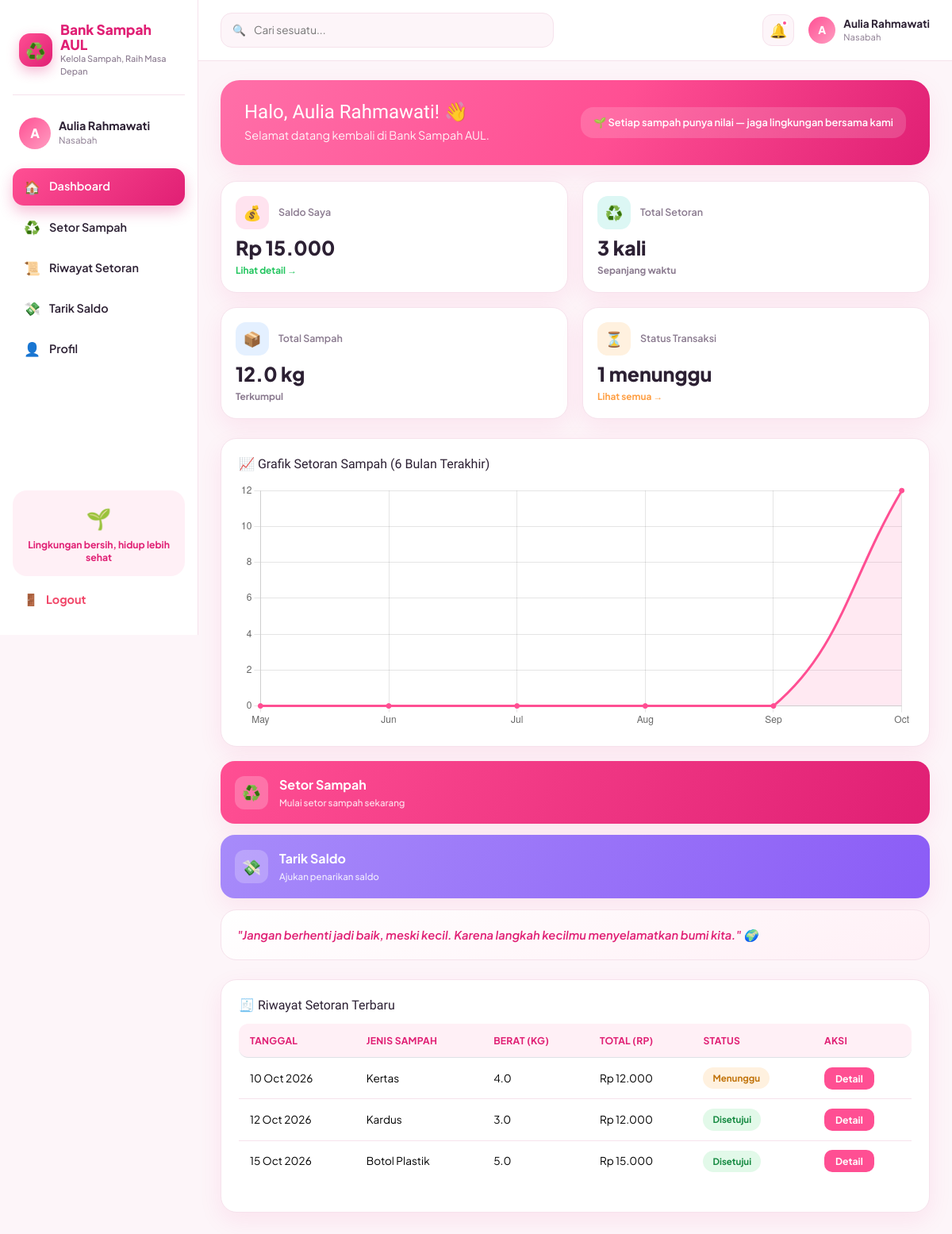
Screenshot of /nasabah/index.php (signed in) with the database file from the repository.
### tables this page shows
CREATE TABLE user (
    id_user INT AUTO_INCREMENT PRIMARY KEY,
    nama VARCHAR(100) NOT NULL,
    username VARCHAR(50) NOT NULL UNIQUE,
    password VARCHAR(255) NOT NULL,
    role ENUM('admin','nasabah','user','pengepul') NOT NULL DEFAULT 'user',
    saldo DECIMAL(12,2) NOT NULL DEFAULT 0
);

CREATE TABLE transaksi (
    id_transaksi INT AUTO_INCREMENT PRIMARY KEY,
    id_user INT NOT NULL,
    id_sampah INT NOT NULL,
    id_pengepul INT NULL,
    tipe ENUM('setor','jual','tarik') NOT NULL DEFAULT 'setor',
    berat_kg DECIMAL(10,2) NOT NULL DEFAULT 0,
    total_rp DECIMAL(12,2) NOT NULL DEFAULT 0,
    status ENUM('menunggu','disetujui','ditolak') NOT NULL DEFAULT 'menunggu',
    tanggal DATE NOT NULL,
    CONSTRAINT fk_transaksi_user FOREIGN KEY (id_user) REFERENCES user(id_user) ON UPDATE CASCADE ON DELETE RESTRICT,
    CONSTRAINT fk_transaksi_sampah FOREIGN KEY (id_sampah) REFERENCES sampah(id_sampah) ON UPDATE CASCADE ON DELETE RESTRICT,
    CONSTRAINT fk_transaksi_pengepul FOREIGN KEY (id_pengepul) REFERENCES pengepul(id_pengepul) ON UPDATE CASCADE ON DELETE SET NULL
);

CREATE TABLE sampah (
    id_sampah INT AUTO_INCREMENT PRIMARY KEY,
    jenis_sampah VARCHAR(100) NOT NULL,
    harga_per_kg DECIMAL(12,2) NOT NULL DEFAULT 0,
    stok_kg DECIMAL(10,2) NOT NULL DEFAULT 0
);

### auth.php (called while the page is built, shortened)
<?php
function rupiah($angka) {
    return "Rp " . number_format((float)$angka, 0, ',', '.');
}
?>

### nasabah/index.php (the view, shortened to what this page needs)
<?php
require "../auth.php";
require "../config.php";
$uid = (int)$_SESSION['id_user'];
$saldo = mysqli_fetch_assoc(mysqli_query($koneksi, "SELECT saldo FROM user WHERE id_user=$uid"))['saldo'] ?? 0;
$totalSetor = mysqli_fetch_assoc(mysqli_query($koneksi, "SELECT COUNT(*) t FROM transaksi WHERE id_user=$uid AND tipe='setor'"))['t'] ?? 0;
$totalKg = mysqli_fetch_assoc(mysqli_query($koneksi, "SELECT COALESCE(SUM(berat_kg),0) t FROM transaksi WHERE id_user=$uid AND tipe='setor'"))['t'] ?? 0;
$menunggu = mysqli_fetch_assoc(mysqli_query($koneksi, "SELECT COUNT(*) t FROM transaksi WHERE id_user=$uid AND status='menunggu'"))['t'] ?? 0;
$bulanLabel = []; $bulanData = [];
for ($i = 5; $i >= 0; $i--) {
    $label = date('M', strtotime("-$i months"));
    $ym = date('Y-m', strtotime("-$i months"));
    $c = mysqli_fetch_assoc(mysqli_query($koneksi, "SELECT COALESCE(SUM(berat_kg),0) t FROM transaksi WHERE id_user=$uid AND tipe='setor' AND DATE_FORMAT(tanggal,'%Y-%m')='$ym'"))['t'] ?? 0;
    $bulanLabel[] = $label; $bulanData[] = (float)$c;
}
$riwayat = mysqli_query($koneksi, "SELECT t.*, s.jenis_sampah FROM transaksi t JOIN sampah s ON t.id_sampah=s.id_sampah
    WHERE t.id_user=$uid AND t.tipe='setor' ORDER BY t.id_transaksi DESC LIMIT 5");
require "../includes/header.php";
?>
<section class="hero">
  <div>
    <h1>Halo, <?= htmlspecialchars($_SESSION['nama']) ?>! 👋</h1>
    <p>Selamat datang kembali di Bank Sampah AUL.</p>
  </div>
  <div class="hero-side">🌱 Setiap sampah punya nilai — jaga lingkungan bersama kami</div>
</section>
<div class="grid grid-stats mb-4">
  <div class="stat-card">
    <div class="stat-top"><div class="stat-icon icon-pink">💰</div><div class="stat-label">Saldo Saya</div></div>
    <div class="stat-number"><?= rupiah($saldo) ?></div>
    <div class="stat-trend trend-up"><a href="riwayat.php" style="color:inherit">Lihat detail →</a></div>
  </div>
  <div class="stat-card">
    <div class="stat-top"><div class="stat-icon icon-teal">♻️</div><div class="stat-label">Total Setoran</div></div>
    <div class="stat-number"><?= $totalSetor ?> kali</div>
    <div class="stat-trend trend-flat">Sepanjang waktu</div>
  </div>
  <div class="stat-card">
    <div class="stat-top"><div class="stat-icon icon-blue">📦</div><div class="stat-label">Total Sampah</div></div>
    <div class="stat-number"><?= number_format((float)$totalKg,1) ?> kg</div>
    <div class="stat-trend trend-flat">Terkumpul</div>
  </div>
  <div class="stat-card">
    <div class="stat-top"><div class="stat-icon icon-orange">⏳</div><div class="stat-label">Status Transaksi</div></div>
    <div class="stat-number"><?= $menunggu ?> menunggu</div>
    <div class="stat-trend trend-warn"><a href="riwayat.php" style="color:inherit">Lihat semua →</a></div>
  </div>
</div>
<div class="grid grid-2 mb-4">
  <div class="card-soft">
    <div class="card-title"><h3>📈 Grafik Setoran Sampah (6 Bulan Terakhir)</h3></div>
    <canvas id="chartSetoran" height="110"></canvas>
  </div>
  <div>
    <a href="setor.php" class="action-card action-pink">
      <div class="a-ic">♻️</div>
      <div>Setor Sampah<small>Mulai setor sampah sekarang</small></div>
    </a>
    <a href="tarik.php" class="action-card action-purple">
      <div class="a-ic">💸</div>
      <div>Tarik Saldo<small>Ajukan penarikan saldo</small></div>
    </a>
    <div class="eco-quote">"Jangan berhenti jadi baik, meski kecil. Karena langkah kecilmu menyelamatkan bumi kita." 🌍</div>
  </div>
</div>
<div class="card-soft">
  <div class="card-title"><h3>🧾 Riwayat Setoran Terbaru</h3></div>
  <div class="table-responsive">
    <table class="table">
      <thead><tr><th>Tanggal</th><th>Jenis Sampah</th><th>Berat (kg)</th><th>Total (Rp)</th><th>Status</th><th>Aksi</th></tr></thead>
      <tbody>
        <?php if (mysqli_num_rows($riwayat) === 0): ?>
          <tr><td colspan="6" class="empty">Belum ada setoran. Yuk mulai setor sampah pertamamu!</td></tr>
        <?php else: while ($r = mysqli_fetch_assoc($riwayat)): ?>
        <tr>
          <td><?= date('d M Y', strtotime($r['tanggal'])) ?></td>
          <td><?= htmlspecialchars($r['jenis_sampah']) ?></td>
          <td><?= number_format((float)$r['berat_kg'],1) ?></td>
          <td><?= rupiah($r['total_rp']) ?></td>
          <td><span class="status-pill status-<?= $r['status'] ?>"><?= ucfirst($r['status']) ?></span></td>
          <td><a href="riwayat.php" class="btn-mini">Detail</a></td>
        </tr>
        <?php endwhile; endif; ?>
      </tbody>
    </table>
  </div>
</div>
<?php
$extra_script = "<script>
new Chart(document.getElementById('chartSetoran'), {
  type: 'line',
  data: {
    labels: " . json_encode($bulanLabel) . ",
    datasets: [{ label: 'Berat (kg)', data: " . json_encode($bulanData) . ", borderColor:'#ff4f93', backgroundColor:'rgba(255,79,147,.12)', tension:.4, fill:true, pointBackgroundColor:'#ff4f93' }]
  },
  options: { plugins:{legend:{display:false}}, scales:{ y:{ beginAtZero:true } } }
});
</script>";
require "../includes/footer.php";
?>

### assets/css/style.css (style rules this page uses)
:root { --pink:#ff4f93; --pink-dark:#e01f74; --pink-light:#ffe3ef; --pink-soft:#fff0f6; --purple:#8b5cf6; --purple-light:#efe6ff; --blue:#2f8fff; --blue-light:#e4f0ff; --orange:#ff9f43; --orange-light:#fff1df; --teal:#12b3a8; --teal-light:#dcf7f4; --green:#22c55e; --green-light:#e2f9e9; --red:#f14668; --red-light:#fde3e9; --ink:#2c2033; --ink-soft:#8a7a8f; --bg:#fdf5f9; --card:#ffffff; --border:#f6e2ec; --radius:20px; --shadow:0 10px 30px rgba(224,31,116,.08); }
* { box-sizing:border-box }
html,body { height:100% }
body { margin:0; font-family:'Plus Jakarta Sans',sans-serif; background:var(--bg); color:var(--ink); -webkit-font-smoothing:antialiased; }
h1,h2,h3,h4,h5,.brand { font-family:'Baloo 2',cursive }
a { text-decoration:none }
.hero { background:linear-gradient(120deg,#ff6fa8,var(--pink) 55%,var(--pink-dark)); color:#fff;border-radius:24px;padding:26px 30px;box-shadow:var(--shadow);margin-bottom:20px; display:flex;align-items:center;justify-content:space-between;gap:20px;flex-wrap:wrap; }
.hero h1 { font-size:1.5rem;margin:0 0 4px }
.hero p { margin:0;opacity:.92;font-size:.9rem }
.hero .hero-side { background:rgba(255,255,255,.16);border-radius:16px;padding:10px 16px;font-size:.8rem;font-weight:600 }
.grid { display:grid;gap:18px }
.grid-stats { grid-template-columns:repeat(4,1fr) }
.grid-2 { grid-template-columns:2fr 1fr }
@media (max-width:1200px) { .grid-stats { grid-template-columns:repeat(2,1fr) } }
@media (max-width:1200px) { .grid-2 { grid-template-columns:1fr } }
.card-soft { background:var(--card);border-radius:var(--radius);padding:22px;box-shadow:var(--shadow);border:1px solid var(--border) }
.card-title { display:flex;align-items:center;justify-content:between;gap:10px;margin-bottom:14px }
.card-title h3 { font-size:1rem;margin:0;color:var(--ink) }
.stat-card { background:var(--card);border-radius:20px;padding:18px;box-shadow:var(--shadow);border:1px solid var(--border) }
.stat-card .stat-top { display:flex;align-items:center;gap:12px;margin-bottom:10px }
.stat-icon { width:42px;height:42px;border-radius:13px;display:flex;align-items:center;justify-content:center;font-size:1.15rem;flex:0 0 42px }
.icon-pink { background:var(--pink-light);color:var(--pink-dark) }
.icon-blue { background:var(--blue-light);color:var(--blue) }
.icon-orange { background:var(--orange-light);color:var(--orange) }
.icon-teal { background:var(--teal-light);color:var(--teal) }
.stat-label { font-size:.78rem;color:var(--ink-soft);font-weight:600 }
.stat-number { font-size:1.55rem;font-weight:800;color:var(--ink);line-height:1.1 }
.stat-trend { font-size:.74rem;font-weight:700;margin-top:6px }
.trend-up { color:var(--green) }
.trend-warn { color:var(--orange) }
.trend-flat { color:var(--ink-soft) }
.action-card { border-radius:18px;padding:18px;display:flex;align-items:center;gap:14px;color:#fff;font-weight:700;margin-bottom:14px;box-shadow:var(--shadow) }
.action-card .a-ic { width:42px;height:42px;border-radius:12px;background:rgba(255,255,255,.22);display:flex;align-items:center;justify-content:center;font-size:1.2rem }
.action-card small { display:block;font-weight:500;opacity:.85;font-size:.72rem;margin-top:2px }
.action-pink { background:linear-gradient(120deg,var(--pink),var(--pink-dark)) }
.action-purple { background:linear-gradient(120deg,#a78bfa,var(--purple)) }
.table { width:100%;border-collapse:separate;border-spacing:0;font-size:.85rem }
.table thead th { background:var(--pink-soft);color:var(--pink-dark);text-align:left;padding:12px 14px;font-weight:700;font-size:.76rem;text-transform:uppercase;letter-spacing:.02em }
.table thead th:first-child { border-radius:12px 0 0 12px }
.table thead th:last-child { border-radius:0 12px 12px 0 }
.table tbody td { padding:12px 14px;border-bottom:1px solid var(--border);vertical-align:middle }
.table tbody tr:last-child td { border-bottom:0 }
.status-pill { padding:5px 12px;border-radius:20px;font-size:.72rem;font-weight:700;display:inline-block }
.status-disetujui,.status-selesai { background:var(--green-light);color:#158a41 }
.status-menunggu { background:var(--orange-light);color:#c1730a }
.btn-mini { padding:6px 14px;border-radius:10px;background:var(--pink);color:#fff;font-weight:700;font-size:.76rem;border:0 }
.eco-quote { background:linear-gradient(160deg,#fff,var(--pink-soft));border-radius:20px;padding:20px;border:1px solid var(--border);font-style:italic;color:var(--pink-dark);font-weight:600;font-size:.92rem;line-height:1.5 }
.table-responsive { overflow-x:auto }

### rows the page displays
user: saldo "Rp 15.000"
transaksi: tanggal "10 Oct 2026", id_sampah.jenis_sampah "Kertas", berat_kg "4.0", total_rp "Rp 12.000", status "Menunggu"
transaksi: tanggal "12 Oct 2026", id_sampah.jenis_sampah "Kardus", berat_kg "3.0", total_rp "Rp 12.000", status "Disetujui"
transaksi: tanggal "15 Oct 2026", id_sampah.jenis_sampah "Botol Plastik", berat_kg "5.0", total_rp "Rp 15.000", status "Disetujui"

### other values shown
$inisial "A"
$nama "Aulia Rahmawati"
$roleLabel "Nasabah"
$m['icon'] "🏠"
$m['label'] "Dashboard"
$m['icon'] "♻️"
$m['label'] "Setor Sampah"
$m['icon'] "📜"
$m['label'] "Riwayat Setoran"
$m['icon'] "💸"
$m['label'] "Tarik Saldo"
$m['icon'] "👤"
$m['label'] "Profil"
$_SESSION['nama'] "Aulia Rahmawati"
$totalSetor "3"
